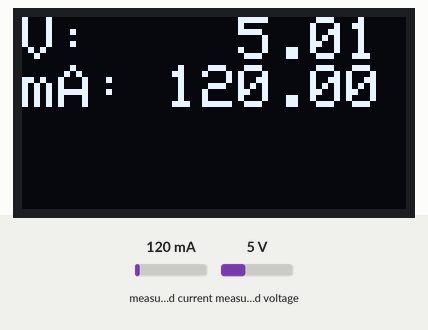
Bench run of a sketch on a simulated Arduino Uno, built with avr-gcc and run on an emulated ATmega328P. Shown: 128×64 one-colour display. Inputs (shaded band) come from the test bench; at power-on: measured current 120 mA, measured voltage 5 V.

Above: at 1.2 s.
1.3 s: measured current set to 40 mA
At 1.8 s:
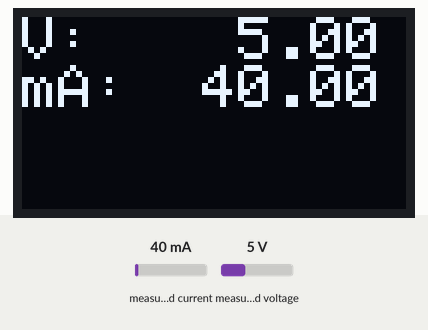
2.8 s: measured voltage set to 1.1 V
At 3.5 s:
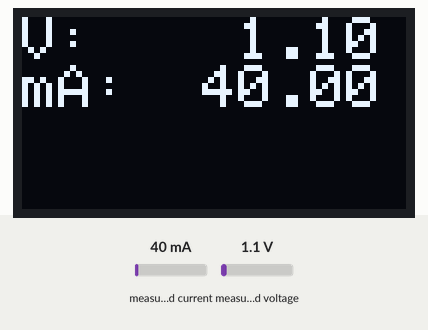
4.3 s: measured voltage set to 0.8 V
At 5.0 s:
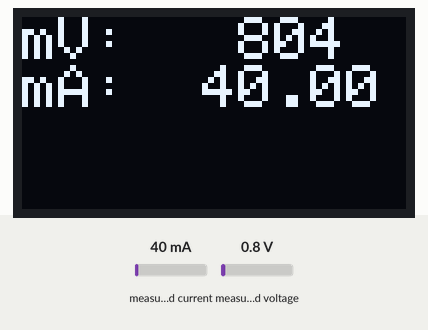
5.8 s: measured current set to 1000 mA
At 7.0 s:
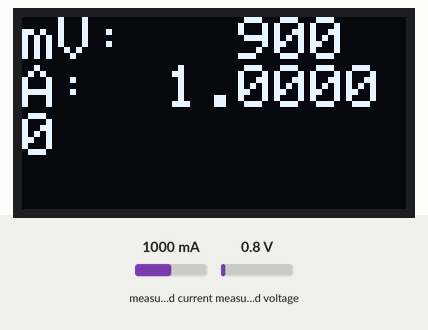
7.3 s: measured voltage set to 3.8 V
At 7.7 s:
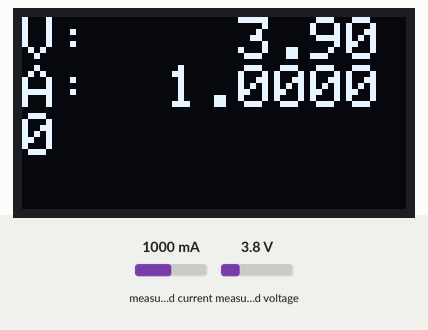
Timing chart, 0 to 9.8 s (numbered marks = the images above; inputs shaded):
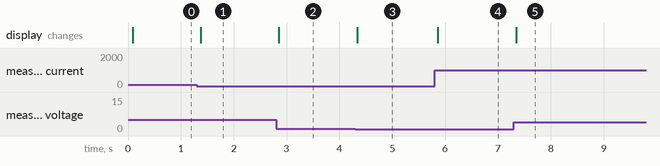

The sketch:

INA219_example.ino
```cpp
#include <Adafruit_SSD1306.h>
#include <Adafruit_INA219.h>

// Configure orientation of the display.
// 0 = none, 1 = 90 degrees clockwise, 2 = 180 degrees, 3 = 270 degrees CW
#define ROTATION     0

Adafruit_SSD1306 display;
Adafruit_INA219 ina219;

void setup() {

  ina219.begin();

  // By default the INA219 will be calibrated with a range of 32V, 2A.
  // However uncomment one of the below to change the range.  A smaller
  // range can't measure as large of values but will measure with slightly
  // better precision.
  //ina219.setCalibration_32V_1A();
  //ina219.setCalibration_16V_400mA();

  // Setup the OLED display.
  display.begin(SSD1306_SWITCHCAPVCC, 0x3C);

  // Clear the display.
  display.clearDisplay();
  display.display();

  // Set rotation.
  display.setRotation(ROTATION);

  // Set text size and color.
  display.setTextSize(2);
  display.setTextColor(WHITE);

}

void loop() {

  update_power_display();
  delay(15);

}

void update_power_display() {
  // Read voltage and current from INA219.
  float shuntvoltage = ina219.getShuntVoltage_mV();
  float busvoltage = ina219.getBusVoltage_V();
  float current_mA = ina219.getCurrent_mA();

  // Compute load voltage
  float loadvoltage = busvoltage + (shuntvoltage / 1000);

  // Update display.
  display.clearDisplay();
  display.setCursor(0,0);

  // Mode 0, display volts and amps.
  printSIValue(loadvoltage, "V:", 2, 10);
  display.setCursor(0, 16);
  printSIValue(current_mA/1000.0, "A:", 5, 10);

  display.display();
}

void printSIValue(float value, char* units, int precision, int maxWidth) {
  // Print a value in SI units with the units left justified and value right justified.
  // Will switch to milli prefix if value is below 1.

  // Add milli prefix if low value.
  if (fabs(value) < 1.0) {
    display.print('m');
    maxWidth -= 1;
    value *= 1000.0;
    precision = max(0, precision-3);
  }

  // Print units.
  display.print(units);
  maxWidth -= strlen(units);

  // Leave room for negative sign if value is negative.
  if (value < 0.0) {
    maxWidth -= 1;
  }

  // Find how many digits are in value.
  int digits = ceil(log10(fabs(value)));
  if (fabs(value) < 1.0) {
    digits = 1; // Leave room for 0 when value is below 0.
  }

  // Handle if not enough width to display value, just print dashes.
  if (digits > maxWidth) {
    // Fill width with dashes (and add extra dash for negative values);
    for (int i=0; i < maxWidth; ++i) {
      display.print('-');
    }
    if (value < 0.0) {
      display.print('-');
    }
    return;
  }

  // Compute actual precision for printed value based on space left after
  // printing digits and decimal point.  Clamp within 0 to desired precision.
  int actualPrecision = constrain(maxWidth-digits-1, 0, precision);

  // Compute how much padding to add to right justify.
  int padding = maxWidth-digits-1-actualPrecision;
  for (int i=0; i < padding; ++i) {
    display.print(' ');
  }

  // Finally, print the value!
  display.print(value, actualPrecision);
}
```

Measured:
- the behaviour switches between 1 and 0.9 V on measured voltage (found by bisection; images 2 and 3)
- after the input at 1.3 s, the display: changes after 0.08 s (image 1)
- after the input at 2.8 s, the display: changes after 0.06 s (image 2)
- after the input at 4.3 s, the display: changes at once (image 3)
- after the input at 5.8 s, the display: changes after 0.06 s (image 4)
- after the input at 7.3 s, the display: changes after 0.05 s (image 5)
